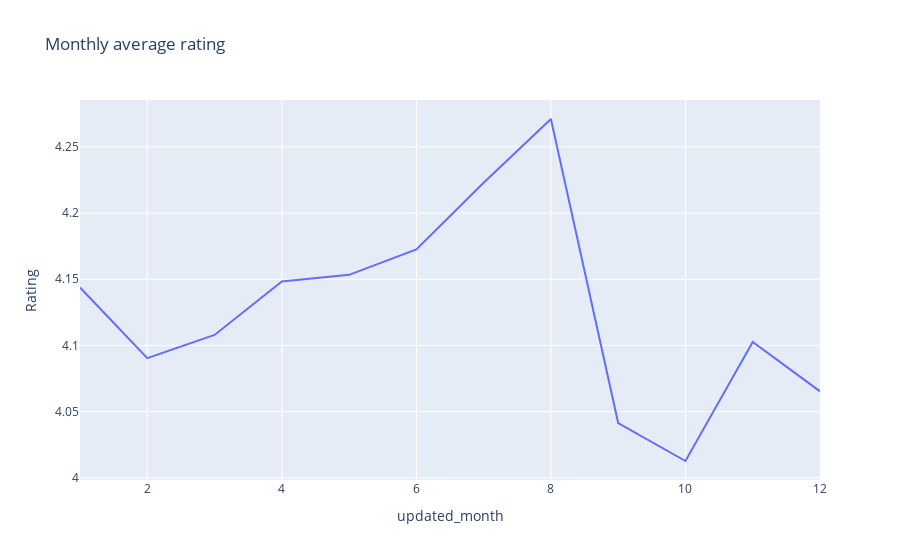

The cell this chart's notebook holds for it:
### Code cell
#Prepare the plot
fig = px.line(res, x= "updated_month", y= "Rating", title="Monthly average rating")
fig.show()

### Figure 1 — Plotly figure (JSON) as saved in the notebook; plotly's stock layout.template omitted (floating-point values rounded to 4 significant figures)
{"data": [{"hovertemplate": "updated_month=%{x}<br>Rating=%{y}<extra></extra>", "legendgroup": "", "line": {"color": "#636efa", "dash": "solid"}, "marker": {"symbol": "circle"}, "mode": "lines", "name": "", "orientation": "v", "showlegend": false, "type": "scatter", "x": [1, 2, 3, 4, 5, 6, 7, 8, 9, 10, 11, 12], "xaxis": "x", "y": [4.144, 4.09, 4.108, 4.148, 4.153, 4.173, 4.223, 4.271, 4.041, 4.013, 4.103, 4.065], "yaxis": "y"}], "layout": {"legend": {"tracegroupgap": 0}, "title": {"text": "Monthly average rating"}, "xaxis": {"anchor": "y", "domain": [0, 1], "title": {"text": "updated_month"}}, "yaxis": {"anchor": "x", "domain": [0, 1], "title": {"text": "Rating"}}}}
